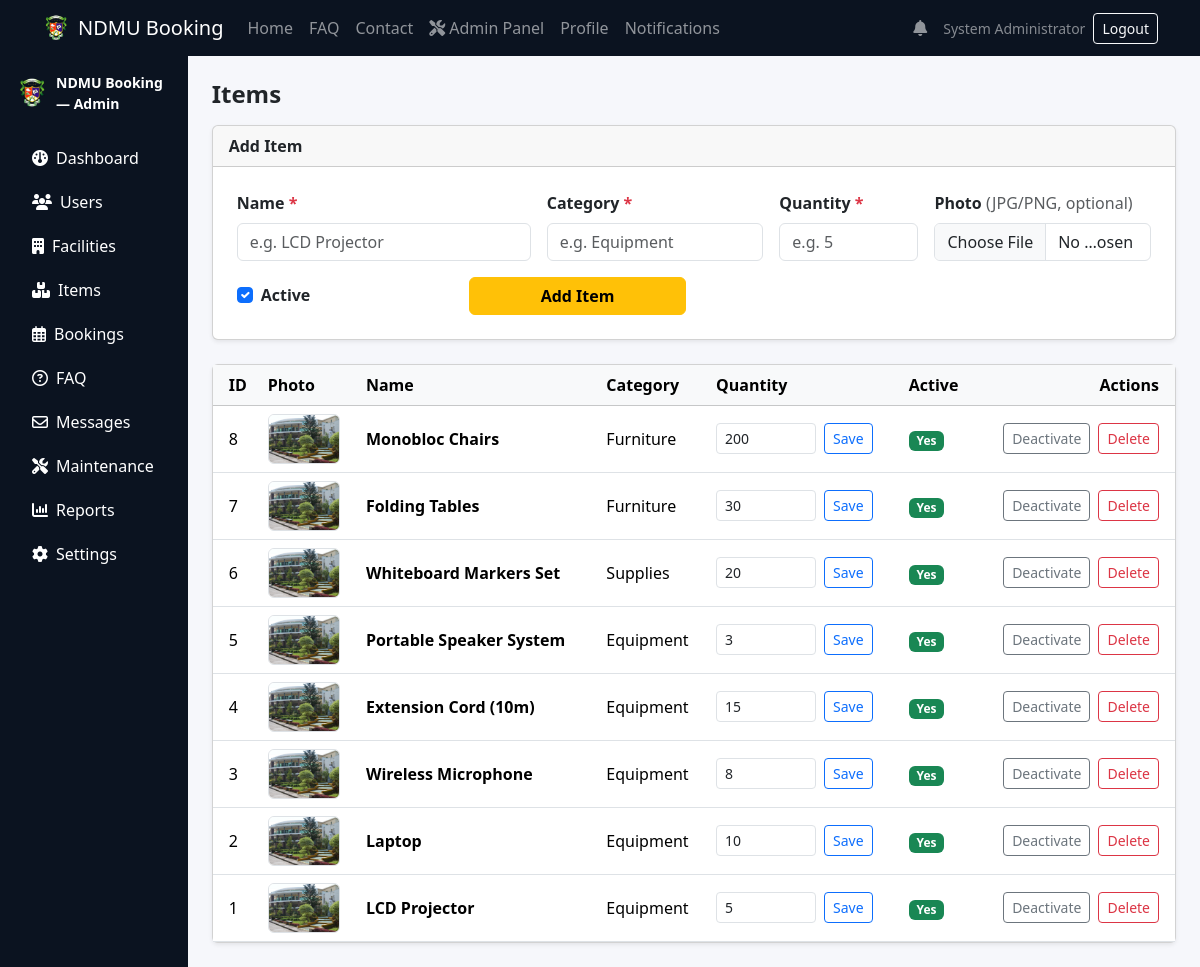
The page /admin_items.php (signed in) on the database its author committed.
### tables this page shows
CREATE TABLE IF NOT EXISTS items (
    id                  INT AUTO_INCREMENT PRIMARY KEY,
    name                VARCHAR(255) NOT NULL,
    category            VARCHAR(100) NOT NULL,
    quantity_available  INT NOT NULL DEFAULT 0,
    photo_path          VARCHAR(255),
    description         TEXT,
    is_active           TINYINT(1) DEFAULT 1,
    created_at          TIMESTAMP DEFAULT CURRENT_TIMESTAMP
);

### includes/functions.php (called while the page is built, shortened)
<?php
function e(?string $value): string
{
    return htmlspecialchars((string)$value, ENT_QUOTES | ENT_SUBSTITUTE, 'UTF-8');
}

### admin_items.php (the view, shortened to what this page needs)
<?php
require_once __DIR__ . '/includes/db.php';
require_once __DIR__ . '/includes/functions.php';
$rows = [];
try {
    $rows = $pdo->query('SELECT * FROM items ORDER BY created_at DESC, id DESC')->fetchAll();
} catch (Throwable) {}
?>
<?php require_once __DIR__ . '/includes/header.php'; ?>
<?php require_once __DIR__ . '/includes/navbar.php'; ?>
<?php require_once __DIR__ . '/includes/admin_sidebar.php'; ?>
<h1 class="h4 fw-bold mb-3">Items</h1>
<div class="card shadow-sm mb-4">
    <div class="card-header fw-semibold">Add Item</div>
    <div class="card-body p-4">
        <form method="post" enctype="multipart/form-data">
            <div class="row g-3">
                <div class="col-md-4">
                    <label class="form-label fw-semibold">Name <span class="text-danger">*</span></label>
                    <input class="form-control" name="name" placeholder="e.g. LCD Projector" required>
                </div>
                <div class="col-md-3">
                    <label class="form-label fw-semibold">Category <span class="text-danger">*</span></label>
                    <input class="form-control" name="category" placeholder="e.g. Equipment" required>
                </div>
                <div class="col-md-2">
                    <label class="form-label fw-semibold">Quantity <span class="text-danger">*</span></label>
                    <input class="form-control" type="number" min="0" name="quantity_available"
                           placeholder="e.g. 5" required>
                </div>
                <div class="col-md-3">
                    <label class="form-label fw-semibold">Photo <span class="text-muted fw-normal">(JPG/PNG, optional)</span></label>
                    <input class="form-control" type="file" name="photo" accept="image/jpeg,image/png">
                </div>
                <div class="col-md-3 d-flex align-items-end">
                    <div class="form-check mb-2">
                        <input class="form-check-input" type="checkbox" name="is_active" id="itemActive" checked>
                        <label class="form-check-label fw-semibold" for="itemActive">Active</label>
                    </div>
                </div>
                <div class="col-md-3 d-flex align-items-end">
                    <button class="btn btn-warning fw-semibold w-100">Add Item</button>
                </div>
            </div>
        </form>
    </div>
</div>
<div class="card shadow-sm">
    <div class="card-body p-0">
        <div class="table-responsive">
            <table class="table align-middle mb-0">
                <thead class="table-light">
                    <tr>
                        <th class="ps-3">ID</th>
                        <th>Photo</th>
                        <th>Name</th>
                        <th>Category</th>
                        <th>Quantity</th>
                        <th>Active</th>
                        <th class="text-end pe-3">Actions</th>
                    </tr>
                </thead>
                <tbody>
                    <?php foreach ($rows as $r): ?>
                        <tr>
                            <td class="ps-3"><?= (int)$r['id'] ?></td>
                            <td>
                                <?php $img = $r['photo_path'] ? (string)$r['photo_path'] : 'assets/images/ndmubg.jpg'; ?>
                                <img src="<?= e($img) ?>" width="72" height="50"
                                     style="object-fit:cover;border-radius:6px;" class="border" alt="photo">
                            </td>
                            <td class="fw-semibold"><?= e((string)$r['name']) ?></td>
                            <td><?= e((string)$r['category']) ?></td>
                            <td>
                                <form method="post" class="d-flex gap-2 align-items-center">
                                    <input class="form-control form-control-sm" type="number" min="0"
                                           name="quantity_available" value="<?= (int)$r['quantity_available'] ?>"
                                           style="max-width:100px;">
                                    <button class="btn btn-sm btn-outline-primary">Save</button>
                                </form>
                            </td>
                            <td>
                                <?= (int)$r['is_active'] === 1
                                    ? '<span class="badge bg-success">Yes</span>'
                                    : '<span class="badge bg-secondary">No</span>' ?>
                            </td>
                            <td class="text-end pe-3">
                                <div class="d-flex justify-content-end gap-2 flex-wrap">
                                    <form method="post" class="d-inline">
                                        <button class="btn btn-sm btn-outline-secondary">
                                            <?= (int)$r['is_active'] === 1 ? 'Deactivate' : 'Activate' ?>
                                        </button>
                                    </form>
                                    <form method="post" class="d-inline"
                                          onsubmit="return confirm('Delete this item?');">
                                        <button class="btn btn-sm btn-outline-danger">Delete</button>
                                    </form>
                                </div>
                            </td>
                        </tr>
                    <?php endforeach; ?>
                </tbody>
            </table>
        </div>
    </div>
</div>
<?php require_once __DIR__ . '/includes/admin_sidebar_end.php'; ?>
<?php require_once __DIR__ . '/includes/footer.php'; ?>

### assets/css/style.css (style rules this page uses)
:root { --ndmu-gold:#d4af37; --ndmu-green:#0b5d1e; --ndmu-dark:#0b1320; }
html,body { height:100%; }
body { background:#f6f7fb; }

### rows shown on the page
items: id "8", name "Monobloc Chairs", category "Furniture", quantity_available "200", is_active "Yes"
items: id "7", name "Folding Tables", category "Furniture", quantity_available "30", is_active "Yes"
items: id "6", name "Whiteboard Markers Set", category "Supplies", quantity_available "20", is_active "Yes"
items: id "5", name "Portable Speaker System", category "Equipment", quantity_available "3", is_active "Yes"
items: id "4", name "Extension Cord (10m)", category "Equipment", quantity_available "15", is_active "Yes"
items: id "3", name "Wireless Microphone", category "Equipment", quantity_available "8", is_active "Yes"
items: id "2", name "Laptop", category "Equipment", quantity_available "10", is_active "Yes"
items: id "1", name "LCD Projector", category "Equipment", quantity_available "5", is_active "Yes"

### other values the page prints
$user['name'] "System Administrator"
